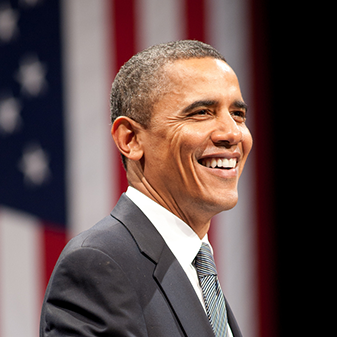
#> input picture image_examples/obama.jpg, 337 x 337 px, found by its file name
$ jupyter execute Face_and_Eye_detection.ipynb
#> lines starting #> are read from the running program, lines starting #| are printed output that depends on the picture; after the words box and inside, x2 and y2 are one past the last pixel; in counts of white or black regions, pixels touching at a corner belong together
[cell 1]
import numpy as np
import cv2

[cell 2]
face_classifier = cv2.CascadeClassifier("Haarcascades\\haarcascade_frontalface_default.xml")

[cell 3]
# load our image and coverting it into grayscale
image = cv2.imread("C:\\Users\\Anubhav\\Desktop\\Data Science\\OpenCV\\Face and Eye Detection\\image_examples\\obama.jpg")
#> image is the input picture: shape (337, 337, 3); mean B, G, R 76.1, 77.4, 96.7
gray = cv2.cvtColor(image, cv2.COLOR_BGR2GRAY)
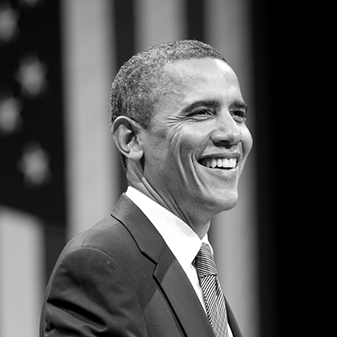
#> gray: shape (337, 337); min 0, max 255, mean 83

[cell 4]
# [19 lines of commented-out code are left out]

[cell 5]
# Check if the cascade classifier is loaded successfully
if face_classifier.empty():
    print("Error: Unable to load the cascade classifier.")
else:
    # stores the top left coordinate and bottom right coordinate (detectMultiScale : extracts features)
    faces = face_classifier.detectMultiScale(gray, 1.3, 5)
#> faces = [[161, 66, 119, 119]]

    # Check if any faces are detected
    if len(faces) == 0:
        print("No faces found.")
    else:
        # Iterate through each face and draw a rectangle over it
        for (x, y, w, h) in faces:
            cv2.rectangle(image, (x, y), (x + w, y + h), (127, 0, 255), 2)
            cv2.imshow('FACE DETECTION', image)
            cv2.waitKey(0)
#> this loop made 1 pass
#> pass 1, `cv2.imshow('FACE DETECTION', image)`:
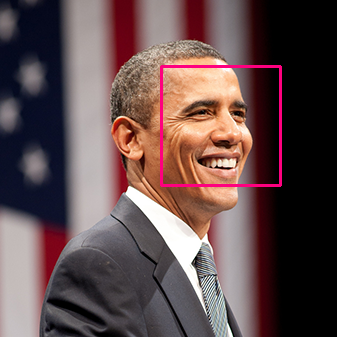
#> window 'FACE DETECTION': shape (337, 337, 3); mean B, G, R 76.8, 76.3, 98.4

    cv2.destroyAllWindows()

### COMBINING FACE AND EYE DETECTION

[cell 6]
import numpy as np
import cv2
face_classifier = cv2.CascadeClassifier("Haarcascades\\haarcascade_frontalface_default.xml")
eye_classifier = cv2.CascadeClassifier("Haarcascades\\haarcascade_eye.xml")

[cell 7]
img = cv2.imread("C:\\Users\\Anubhav\\Desktop\\Data Science\\OpenCV\\Face and Eye Detection\\image_examples\\Trump.jpg")
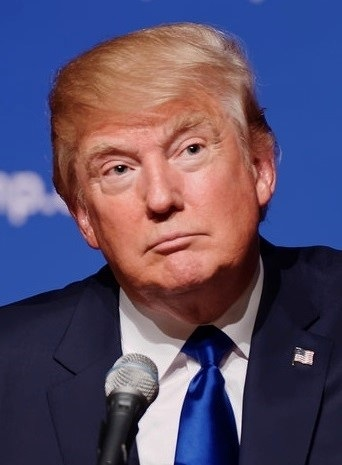
#> input picture image_examples/Trump.jpg, 342 x 465 px, found by its file name
#> img is the input picture: shape (465, 342, 3); mean B, G, R 104.9, 77.8, 89.5
gray = cv2.cvtColor(img, cv2.COLOR_BGR2GRAY)
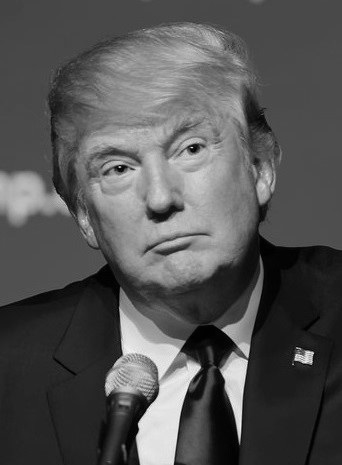
#> gray: shape (465, 342); min 0, max 252, mean 84.4

[cell 8]
# stores the top left coordinate and bottom right coordinate (detectMultiScale : extracts features)
faces = face_classifier.detectMultiScale(gray, 1.3, 5)
#> faces = [[53, 70, 215, 215]]

#when face is not detected, face_classifier returns and empty tuple

if len(faces) == 0:
    print("NO FACES FOUND")


#  WE will iterate through our faces array and draw a rectangle over each face in first loop (outer one)

for (x,y,w,h) in faces:
    cv2.rectangle(img, (x,y), (x+w, y+h), (127, 0 ,255), 2)
    cv2.imshow('img',img)
    cv2.waitKey(0)

    #crop that face and getting image details in roi_gray and roi_color
    roi_gray = gray[y:y+h, x:x+w]
    roi_color = img[y:y+h, x:x+w]
    eyes = eye_classifier.detectMultiScale(roi_gray)

    #width and height of eyes
    for (ex, ey, ew, eh) in eyes:
        cv2.rectangle(roi_color, (ex,ey), (ex+ew, ey+eh), (255, 0 ,255), 2)
        cv2.imshow('img',img)
        if cv2.waitKey(0) & 0xFF==ord('x'):
                                      break
#> this loop made 1 pass
#> (x, y, w, h, eyes) on pass 1: (53, 70, 215, 215, [[54, 86, 25, 25], [114, 57, 43, 43], [43, 72, 48, 48]])
#> pass 1, `cv2.imshow('img',img)`:
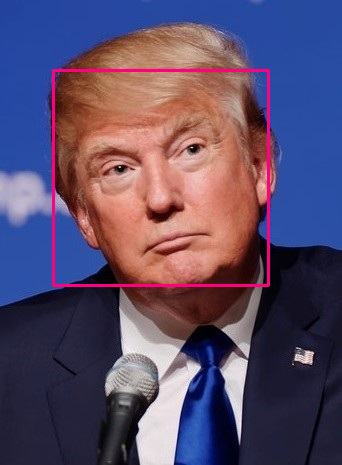
#> window 'img': shape (465, 342, 3); mean B, G, R 105.6, 76.7, 92.3
#> pass 1, `roi_gray = gray[y:y+h, x:x+w]`:
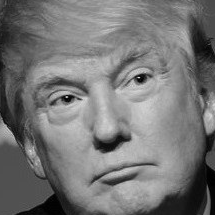
#> roi_gray: shape (215, 215); min 0, max 225, mean 117.9
#> pass 1, `roi_color = img[y:y+h, x:x+w]`:
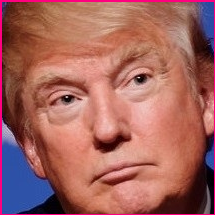
#> roi_color: shape (215, 215, 3); mean B, G, R 94.2, 99.9, 163.3
#> pass 1, `cv2.imshow('img',img)`:
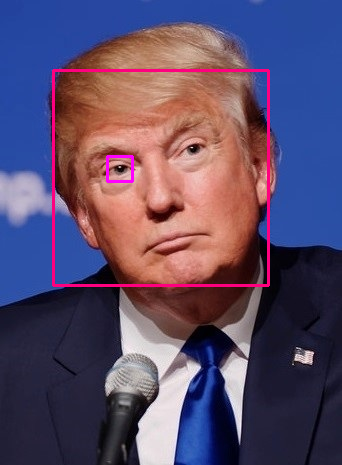
#> window 'img': shape (465, 342, 3); mean B, G, R 105.8, 76.5, 92.4
#> after the loop:
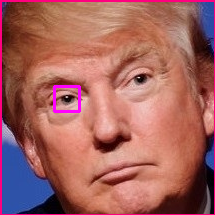
#> roi_color: shape (215, 215, 3); 0.64% of pixels changed, all inside (x1, y1, x2, y2) = (53, 85, 81, 113)

cv2.destroyAllWindows()

#after running press "ENTER" to see the eye rectangle
